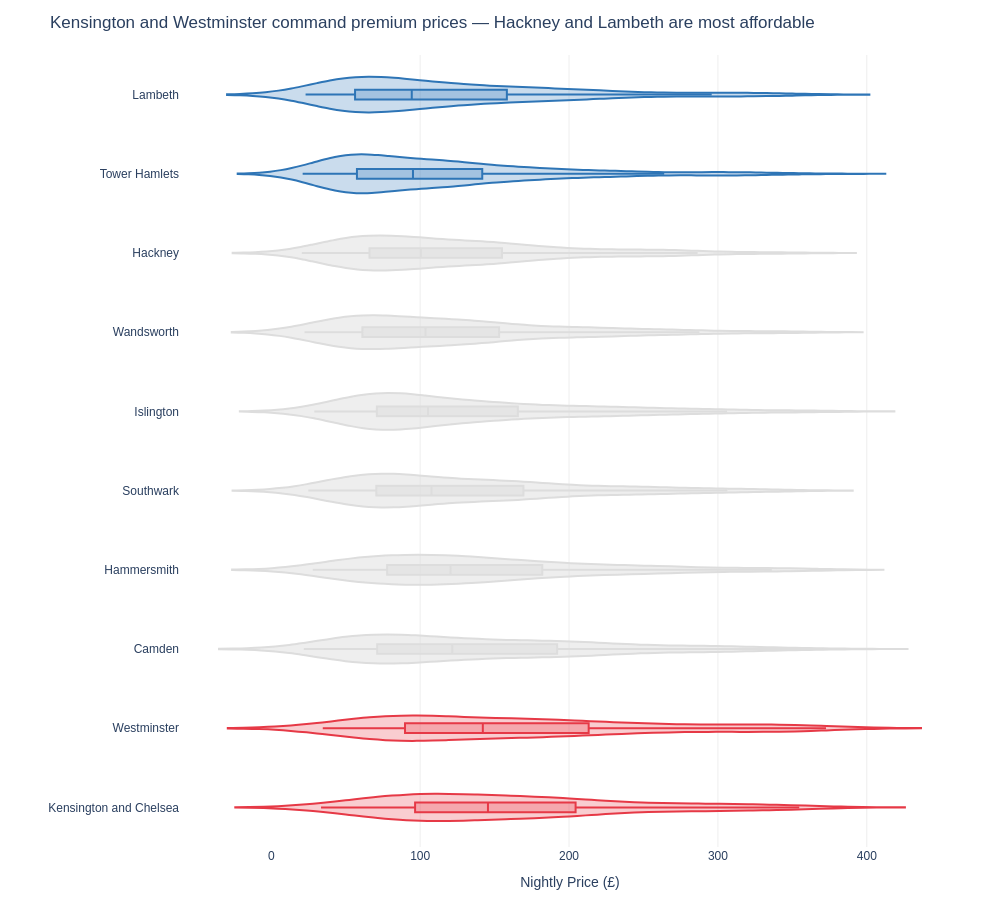

This figure's notebook cell:
### Code cell
# ── IMPROVED: horizontal, sorted by median, highlight expensive areas ─────
# Compute median per neighbourhood for sorting

med_order = df_cap.groupby('neighbourhood')['price'].median().sort_values(ascending=True).index.tolist()

fig = px.violin(
    df_cap,
    y='neighbourhood',           # horizontal makes long labels readable
    x='price',
    color='neighbourhood',
    orientation='h',
    box=True,                    # embed box plot inside violin
    points=False,                # no individual points — violin shows shape already
    category_orders={'neighbourhood': med_order},
    color_discrete_sequence=['#DDDDDD']*len(med_order),  # all grey first
    height=900, width=1000    
)

# Highlight the two most expensive neighbourhoods
expensive = ['Kensington and Chelsea', 'Westminster']
for trace in fig.data:
    if trace.name in expensive:
        trace.line.color = 'rgba(230,57,70,1)'
        trace.fillcolor = 'rgba(230,57,70,0.25)' # lighter shade of the line color using a = opacity
        
cheap = ['Lambeth', 'Tower Hamlets']
for trace in fig.data:
    if trace.name in cheap:
        trace.line.color = 'rgb(46, 117, 182)'
        trace.fillcolor = 'rgba(46, 117, 182, 0.25)'

fig.update_layout(
    title='Kensington and Westminster command premium prices — Hackney and Lambeth are most affordable',
    plot_bgcolor='white', paper_bgcolor='white',
    font=dict(family='Arial', size=12),
    xaxis=dict(gridcolor='#EEEEEE', title='Nightly Price (£)'),
    yaxis=dict(showgrid=False, title=''),
    showlegend=False,
    margin=dict(l=180, r=40, t=55, b=40)
)
fig.show()

### Figure 1 — Plotly figure (JSON) as saved in the notebook; plotly's stock layout.template omitted (floating-point values rounded to 4 significant figures; data arrays with more than 128 entries replaced by an {"elided": "..."} marker saying what was removed)
{"data": [{"alignmentgroup": "True", "box": {"visible": true}, "fillcolor": "rgba(46, 117, 182, 0.25)", "hovertemplate": "neighbourhood=%{y}<br>price=%{x}<extra></extra>", "legendgroup": "Lambeth", "line": {"color": "rgb(46, 117, 182)"}, "marker": {"color": "#DDDDDD"}, "name": "Lambeth", "offsetgroup": "Lambeth", "orientation": "h", "points": false, "scalegroup": "True", "showlegend": true, "type": "violin", "x": {"elided": "243 float values"}, "x0": " ", "xaxis": "x", "y": {"elided": "243 str values"}, "y0": " ", "yaxis": "y"}, {"alignmentgroup": "True", "box": {"visible": true}, "fillcolor": "rgba(46, 117, 182, 0.25)", "hovertemplate": "neighbourhood=%{y}<br>price=%{x}<extra></extra>", "legendgroup": "Tower Hamlets", "line": {"color": "rgb(46, 117, 182)"}, "marker": {"color": "#DDDDDD"}, "name": "Tower Hamlets", "offsetgroup": "Tower Hamlets", "orientation": "h", "points": false, "scalegroup": "True", "showlegend": true, "type": "violin", "x": {"elided": "255 float values"}, "x0": " ", "xaxis": "x", "y": {"elided": "255 str values"}, "y0": " ", "yaxis": "y"}, {"alignmentgroup": "True", "box": {"visible": true}, "hovertemplate": "neighbourhood=%{y}<br>price=%{x}<extra></extra>", "legendgroup": "Hackney", "marker": {"color": "#DDDDDD"}, "name": "Hackney", "offsetgroup": "Hackney", "orientation": "h", "points": false, "scalegroup": "True", "showlegend": true, "type": "violin", "x": {"elided": "247 float values"}, "x0": " ", "xaxis": "x", "y": {"elided": "247 str values"}, "y0": " ", "yaxis": "y"}, {"alignmentgroup": "True", "box": {"visible": true}, "hovertemplate": "neighbourhood=%{y}<br>price=%{x}<extra></extra>", "legendgroup": "Wandsworth", "marker": {"color": "#DDDDDD"}, "name": "Wandsworth", "offsetgroup": "Wandsworth", "orientation": "h", "points": false, "scalegroup": "True", "showlegend": true, "type": "violin", "x": {"elided": "223 float values"}, "x0": " ", "xaxis": "x", "y": {"elided": "223 str values"}, "y0": " ", "yaxis": "y"}, {"alignmentgroup": "True", "box": {"visible": true}, "hovertemplate": "neighbourhood=%{y}<br>price=%{x}<extra></extra>", "legendgroup": "Islington", "marker": {"color": "#DDDDDD"}, "name": "Islington", "offsetgroup": "Islington", "orientation": "h", "points": false, "scalegroup": "True", "showlegend": true, "type": "violin", "x": {"elided": "232 float values"}, "x0": " ", "xaxis": "x", "y": {"elided": "232 str values"}, "y0": " ", "yaxis": "y"}, {"alignmentgroup": "True", "box": {"visible": true}, "hovertemplate": "neighbourhood=%{y}<br>price=%{x}<extra></extra>", "legendgroup": "Southwark", "marker": {"color": "#DDDDDD"}, "name": "Southwark", "offsetgroup": "Southwark", "orientation": "h", "points": false, "scalegroup": "True", "showlegend": true, "type": "violin", "x": {"elided": "260 float values"}, "x0": " ", "xaxis": "x", "y": {"elided": "260 str values"}, "y0": " ", "yaxis": "y"}, {"alignmentgroup": "True", "box": {"visible": true}, "hovertemplate": "neighbourhood=%{y}<br>price=%{x}<extra></extra>", "legendgroup": "Hammersmith", "marker": {"color": "#DDDDDD"}, "name": "Hammersmith", "offsetgroup": "Hammersmith", "orientation": "h", "points": false, "scalegroup": "True", "showlegend": true, "type": "violin", "x": {"elided": "235 float values"}, "x0": " ", "xaxis": "x", "y": {"elided": "235 str values"}, "y0": " ", "yaxis": "y"}, {"alignmentgroup": "True", "box": {"visible": true}, "hovertemplate": "neighbourhood=%{y}<br>price=%{x}<extra></extra>", "legendgroup": "Camden", "marker": {"color": "#DDDDDD"}, "name": "Camden", "offsetgroup": "Camden", "orientation": "h", "points": false, "scalegroup": "True", "showlegend": true, "type": "violin", "x": {"elided": "235 float values"}, "x0": " ", "xaxis": "x", "y": {"elided": "235 str values"}, "y0": " ", "yaxis": "y"}, {"alignmentgroup": "True", "box": {"visible": true}, "fillcolor": "rgba(230,57,70,0.25)", "hovertemplate": "neighbourhood=%{y}<br>price=%{x}<extra></extra>", "legendgroup": "Westminster", "line": {"color": "rgba(230,57,70,1)"}, "marker": {"color": "#DDDDDD"}, "name": "Westminster", "offsetgroup": "Westminster", "orientation": "h", "points": false, "scalegroup": "True", "showlegend": true, "type": "violin", "x": {"elided": "231 float values"}, "x0": " ", "xaxis": "x", "y": {"elided": "231 str values"}, "y0": " ", "yaxis": "y"}, {"alignmentgroup": "True", "box": {"visible": true}, "fillcolor": "rgba(230,57,70,0.25)", "hovertemplate": "neighbourhood=%{y}<br>price=%{x}<extra></extra>", "legendgroup": "Kensington and Chelsea", "line": {"color": "rgba(230,57,70,1)"}, "marker": {"color": "#DDDDDD"}, "name": "Kensington and Chelsea", "offsetgroup": "Kensington and Chelsea", "orientation": "h", "points": false, "scalegroup": "True", "showlegend": true, "type": "violin", "x": {"elided": "214 float values"}, "x0": " ", "xaxis": "x", "y": {"elided": "214 str values"}, "y0": " ", "yaxis": "y"}], "layout": {"font": {"family": "Arial", "size": 12}, "height": 900, "legend": {"title": {"text": "neighbourhood"}, "tracegroupgap": 0}, "margin": {"b": 40, "l": 180, "r": 40, "t": 55}, "paper_bgcolor": "white", "plot_bgcolor": "white", "showlegend": false, "title": {"text": "Kensington and Westminster command premium prices — Hackney and Lambeth are most affordable"}, "violinmode": "overlay", "width": 1000, "xaxis": {"anchor": "y", "domain": [0, 1], "gridcolor": "#EEEEEE", "title": {"text": "Nightly Price (£)"}}, "yaxis": {"anchor": "x", "categoryarray": ["Kensington and Chelsea", "Westminster", "Camden", "Hammersmith", "Southwark", "Islington", "Wandsworth", "Hackney", "Tower Hamlets", "Lambeth"], "categoryorder": "array", "domain": [0, 1], "showgrid": false, "title": {"text": ""}}}}
